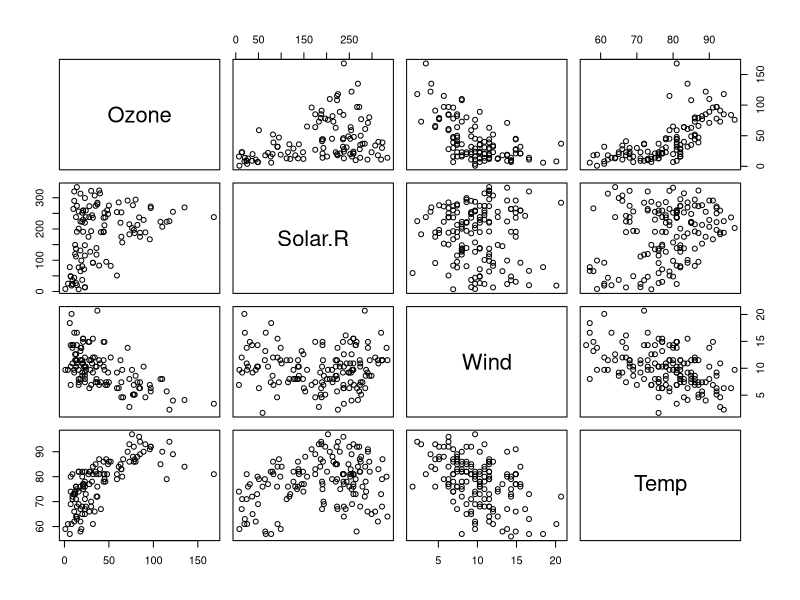
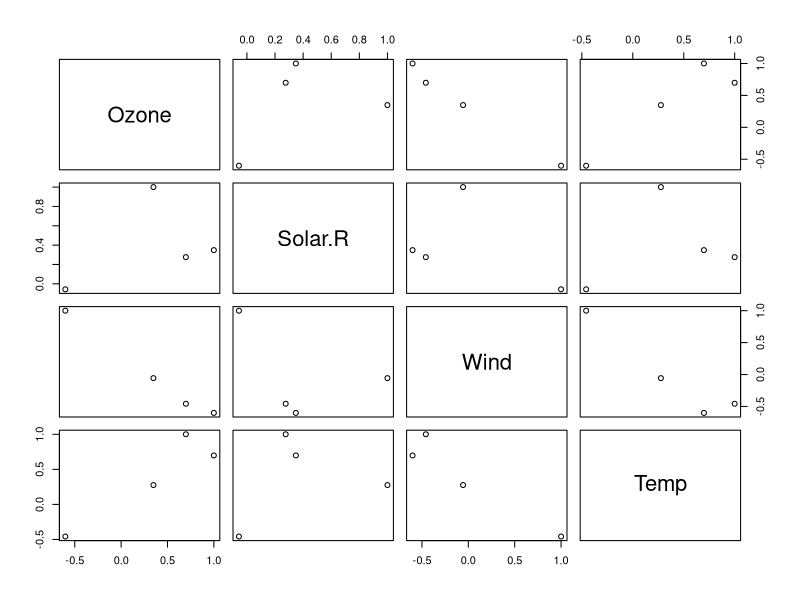
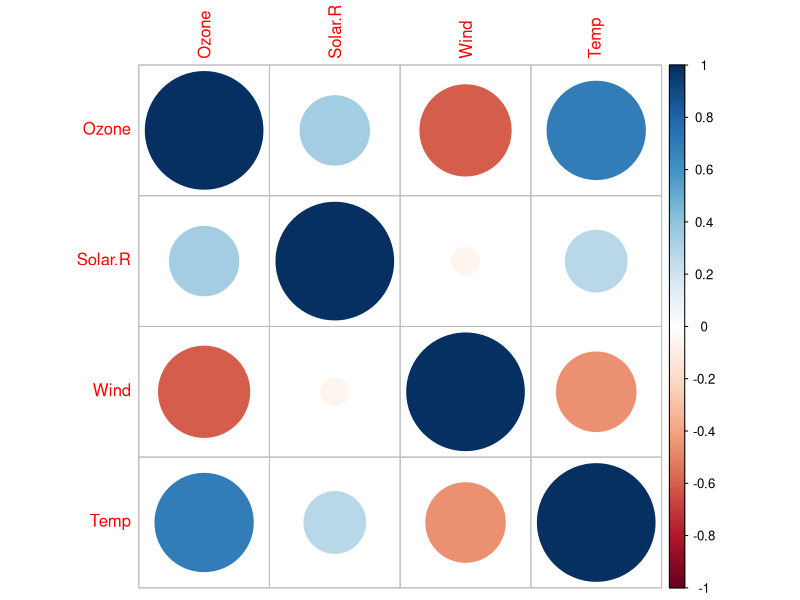

Generate these figures, in order, with R:
# 상관분석

# 피어슨 상관계수 : 두 연속형 자료가 모두 정규성을 따른다는 가정 하에 선형적인 상관관계를 측정
# 스피어만 상관계수 : 실제 값을 사용하는 대신 데이터에 순위 매긴 후 그 순위에 대한 상관계수 산출하는 비모수적 방법
# 켄달의 상관계수 : 데이터의 순서쌍 X_i, Y_i에 대해 X_i가 커짐에 따라 Y_i가 커지면 부합, 반대일 경우 비부합으로 본다.
#                   전체 데이터에서 비부합쌍에 대한 부합쌍의 비율로 상관계수 추출 (-1 ~ 1)
#                   1일 경우 부합쌍의 비율이 100%, -1일 경우 비부합쌍의 비율이 100%, 0일 경우 X,Y는 상관 없음

# 귀무가설 : 변수X, 변수 Y간에는 상관 관계가 없다. (상관계수=0)
data("airquality")
df <- as.data.frame(airquality)
str(df)

air <- df[,c(1:4)]
# 계산
pearson_cor <- cor(air, use='pairwise.complete.obs', method='pearson')

cor(air, use='pairwise.complete.obs', method='kendall')

cor(air, use='pairwise.complete.obs', method='spearman')

pairs(air)
pairs(pearson_cor)

library(corrplot)
corrplot(pearson_cor)

cor.test(air$Ozone, air$Wind, method='pearson')
# 귀무가설을 기각하므로 -0.6015를 상관계수로 활용할 수 있다.
